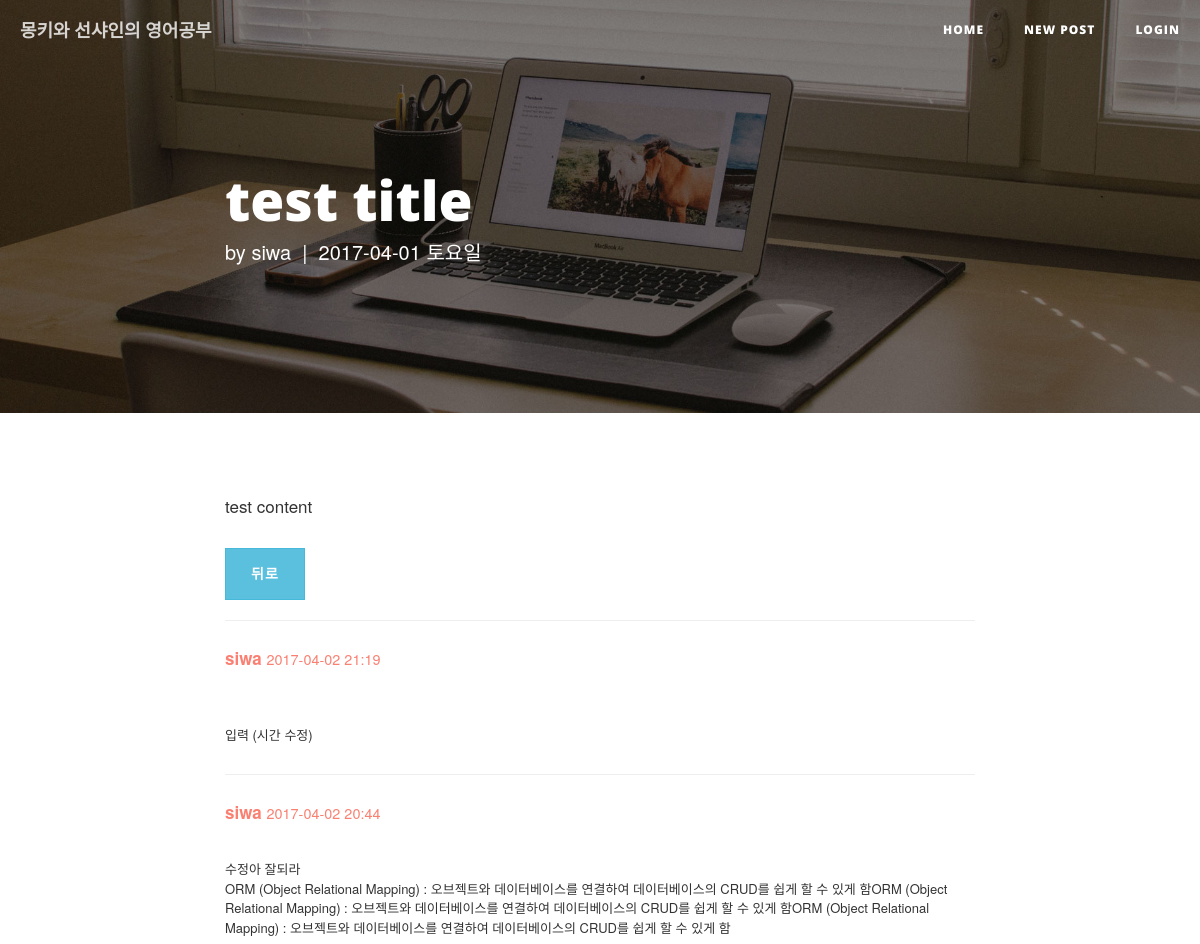
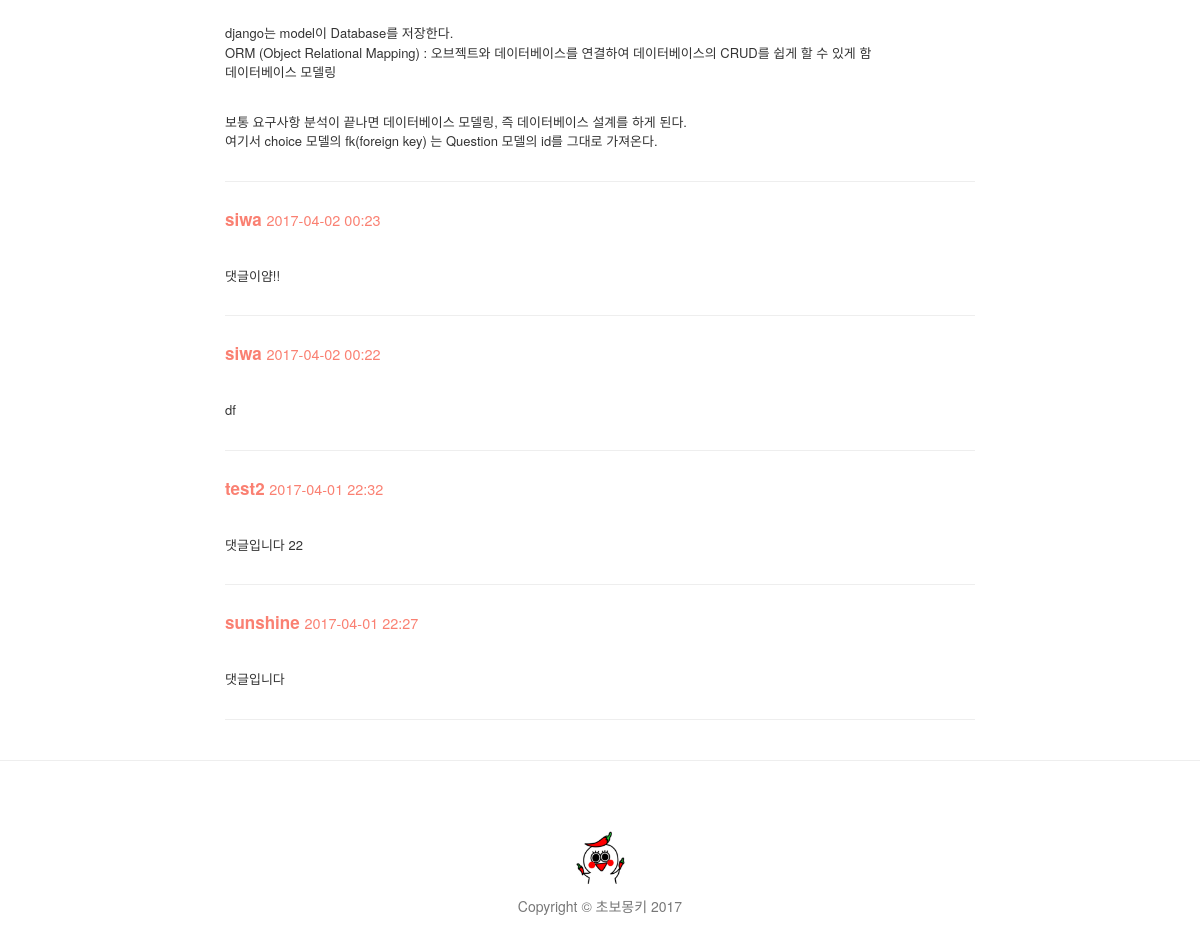
The app's page /post/65/ with its own data (2 pictures, top to bottom).
### study/models.py (models this page shows, shortened)
class Post(models.Model):
    author = models.ForeignKey('auth.User')
    title = models.CharField(max_length=200, verbose_name='제목')
    origin = models.CharField(max_length=200,  blank=True, null=True, verbose_name='원본 URL')
    video_url = models.CharField(max_length=100, blank=True, null=True, verbose_name='YouTube 링크')
    video_key = models.CharField(max_length=12, null=True, blank=True)
    video_time = models.IntegerField(null=True, blank=True)
    video_url2 = models.CharField(max_length=100, blank=True, null=True, verbose_name='YouTube 링크2')
    video_key2 = models.CharField(max_length=12, null=True, blank=True)
    video_time2 = models.IntegerField(null=True, blank=True)
    text = models.TextField(verbose_name='내용')
    created_date = models.DateTimeField(auto_now_add=True)
    class Meta:
        ordering = ['-created_date']

class Comment(models.Model):
    post = models.ForeignKey('study.Post', related_name='comments')
    author = models.ForeignKey('auth.User')
    text = models.TextField(verbose_name='')
    created_date = models.DateTimeField(auto_now_add=True)
    class Meta:
        ordering = ['-created_date']

### study/views.py (the view)
# urls.py: url(r'^post/(?P<pk>\d+)/$', views.post_detail, name='post_detail'),
def post_detail(request, pk):
    post = get_object_or_404(Post, pk=pk)
    if request.method == "POST":
        form = CommentForm(request.POST)
        if form.is_valid():
            comment = form.save(commit=False)
            comment.author = request.user
            comment.post = post
            comment.save()
        return redirect('study:post_detail', pk=post.pk)
    else:
        form = CommentForm()
        return render(request, 'bsr/post_detail.html', {'post':post, 'form':form})

### study/templates/bsr/post_detail.html (shortened to what this page needs)
{% extends 'bsr/base.html' %}
{% load staticfiles %}
{% block heading %}
<div class="post-heading">
  <a class="heading" href="/">
    <h1>{{post.title}}</h1>
  </a>
    <span class="meta">by <a href="#">{{post.author}}</a>&nbsp;&nbsp;|&nbsp;&nbsp;{{ post.created_date | date:"Y-m-d D" }}</span>
</div>
{% endblock %}
{% block content %}
  <p>
  {% autoescape off %}
  {{post.text|linebreaksbr|urlize }}
  {% endautoescape %}
  </p>
    <a href="{% url 'study:post_list' %}">
      <button type="button" class="btn btn-info">뒤로</button>
    </a>
    <hr>
    {% for comment in post.comments.all %}
      {% if comment.id == pk %}
      <div class="comment">
        <form class="" action="" method="post">
          {% csrf_token %}
          <div class="comment-info">
              <strong>{{ comment.author }}</strong>
              <small>{{ comment.created_date | date:'Y-m-d H:i' }}</small>
              <button class="comment_save" type="submit"><img src="{% static 'bsr/img/edit.png' %}" class="comment_edit" alt="comment_edit_save"></button>
          </div>
            {{ form_edit }}
          </form>
      </div>
      <hr>
      {% else %}
      <div class="comment">
          <div class="comment-info">
              <strong>{{ comment.author }}</strong>
              <small>{{ comment.created_date | date:'Y-m-d H:i' }}</small>
          </div>
          {% autoescape off %}
          <p>{{ comment.text|linebreaks}}</p>
          {% endautoescape %}
      </div>
      <hr>
      {% endif %}
    {% endfor %}
  </div>
{% endblock %}

### study/static/bsr/css/clean-blog.css (style rules this page uses)
body { font-size: 17px; color: #333333; line-height: 2; }
p { line-height: 1.5; margin: 30px 0; }
h1, h2, h3, h4, h5, h6 { font-family: 'Open Sans', 'Helvetica Neue', Helvetica, Arial, sans-serif; font-weight: 800; }
a { color: #333333; }
.intro-header .site-heading, .intro-header .post-heading, .intro-header .page-heading { padding: 100px 0 50px; color: white; }
@media only screen and (min-width: 768px) { .intro-header .site-heading, .intro-header .post-heading, .intro-header .page-heading { padding: 150px 0; } }
.intro-header .post-heading h1 { font-size: 35px; }
.intro-header .post-heading .subheading, .intro-header .post-heading .meta { line-height: 1.1; display: block; }
.intro-header .post-heading .meta { font-weight: 300; font-size: 20px; }
.intro-header .post-heading .meta a { color: white; }
@media only screen and (min-width: 768px) { .intro-header .post-heading h1 { font-size: 55px; } }
.btn { font-family: 'Open Sans', 'Helvetica Neue', Helvetica, Arial, sans-serif; text-transform: uppercase; font-size: 14px; font-weight: 800; letter-spacing: 1px; border-radius: 0; padding: 15px 25px; }
body { -webkit-tap-highlight-color: #0085A1; }
.heading { color: white; }
.comment { margin-top: 15px; clear: both; }
.comment p { font-size: 13px }
.comment-info { color: salmon; }

### records on screen
Post: title "test title", author "siwa", created_date "2017-04-01 토요일", text "test content"
Comment: author "siwa", created_date "2017-04-02 21:19", text "입력 (시간 수정)"
Comment: author "siwa", created_date "2017-04-02 20:44", text "수정아 잘되라 ORM (Object Relational Mapping) : 오브젝트와 데이터베이스를 연결하여 데이터베이스의 CRUD를 쉽게 할 수 있게 함ORM (Object Relational Mapping) : 오브젝트와 데이터베이스를 연결하여 데이터베이스의 CRUD를 쉽게 할 수 있게 함ORM (Object Relational Mapping) : 오브젝트와 데이터베이스를 연결하여 데이터베이스의 CRUD를 쉽게 할 수 있게 함 django는 model이 Database를 저장한다. ORM (Object Relational Mapping) : 오브젝트와 데이터베이스를 연결하여 데이터베이스의 CRUD를 쉽게 할 수 있게 함 데이터베이스 모델링 보통 요구사항 분석이 끝나면 데이터베이스 모델링, 즉 데이터베이스 설계를 하게 된다. 여기서 choice 모델의 fk(foreign key) 는 Question 모델의 id를 그대로 가져온다."
Comment: author "siwa", created_date "2017-04-02 00:23", text "댓글이얌!!"
Comment: author "siwa", created_date "2017-04-02 00:22", text "df"
Comment: author "test2", created_date "2017-04-01 22:32", text "댓글입니다 22"
Comment: author "sunshine", created_date "2017-04-01 22:27", text "댓글입니다"
